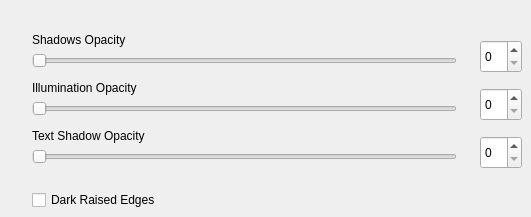
    <widget class="QWidget" name="page_13">
     <widget class="QLabel" name="label_15">
      <property name="geometry">
       <rect>
        <x>32</x>
        <y>32</y>
        <width>137</width>
        <height>16</height>
       </rect>
      </property>
      <property name="text">
       <string>Shadows Opacity</string>
      </property>
     </widget>
     <widget class="QSlider" name="horizontalShadows">
      <property name="geometry">
       <rect>
        <x>32</x>
        <y>48</y>
        <width>425</width>
        <height>25</height>
       </rect>
      </property>
      <property name="orientation">
       <enum>Qt::Horizontal</enum>
      </property>
     </widget>
     <widget class="QSpinBox" name="spinShadows">
      <property name="geometry">
       <rect>
        <x>480</x>
        <y>40</y>
        <width>42</width>
        <height>33</height>
       </rect>
      </property>
     </widget>
     <widget class="QSlider" name="horizontalIllumination">
      <property name="geometry">
       <rect>
        <x>32</x>
        <y>96</y>
        <width>425</width>
        <height>25</height>
       </rect>
      </property>
      <property name="orientation">
       <enum>Qt::Horizontal</enum>
      </property>
     </widget>
     <widget class="QSlider" name="horizontalTextshadow">
      <property name="geometry">
       <rect>
        <x>32</x>
        <y>144</y>
        <width>425</width>
        <height>25</height>
       </rect>
      </property>
      <property name="orientation">
       <enum>Qt::Horizontal</enum>
      </property>
     </widget>
     <widget class="QCheckBox" name="checkDarkraise">
      <property name="geometry">
       <rect>
        <x>32</x>
        <y>192</y>
        <width>145</width>
        <height>16</height>
       </rect>
      </property>
      <property name="text">
       <string>Dark Raised Edges</string>
      </property>
     </widget>
     <widget class="QLabel" name="label_16">
      <property name="geometry">
       <rect>
        <x>32</x>
        <y>80</y>
        <width>121</width>
        <height>16</height>
       </rect>
      </property>
      <property name="text">
       <string>Illumination Opacity</string>
      </property>
     </widget>
     <widget class="QLabel" name="label_17">
      <property name="geometry">
       <rect>
        <x>32</x>
        <y>128</y>
        <width>137</width>
        <height>16</height>
       </rect>
      </property>
      <property name="text">
       <string>Text Shadow Opacity</string>
      </property>
     </widget>
     <widget class="QSpinBox" name="spinIllumination">
      <property name="geometry">
       <rect>
        <x>480</x>
        <y>88</y>
        <width>42</width>
        <height>33</height>
       </rect>
      </property>
     </widget>
     <widget class="QSpinBox" name="spinTextshadow">
      <property name="geometry">
       <rect>
        <x>480</x>
        <y>136</y>
        <width>42</width>
        <height>33</height>
       </rect>
      </property>
     </widget>
    </widget>
